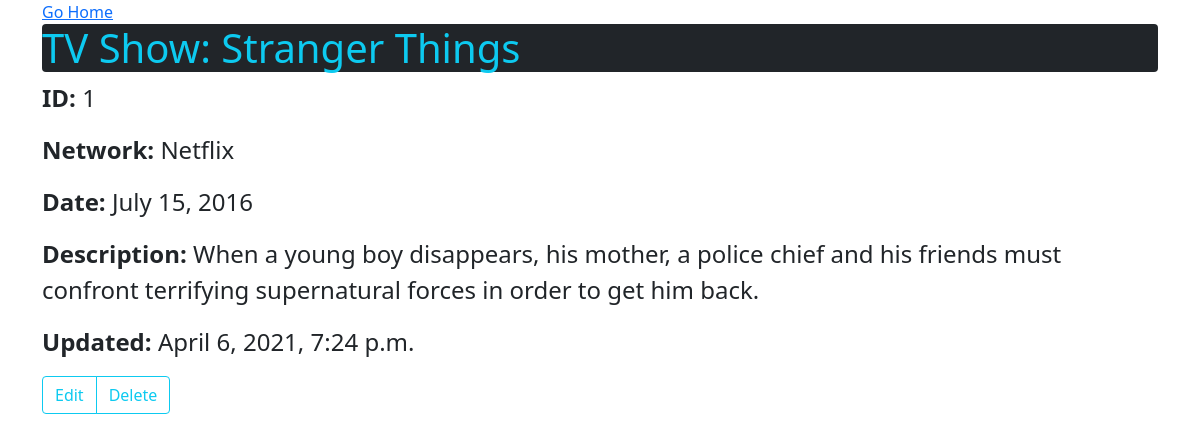
Page /shows/1 on the committed database.
### tv_shows_app/models.py (models this page shows)
class Show(models.Model):
    title = models.CharField(max_length= 255)
    network = models.CharField(max_length= 45)
    release_date = models.DateField()
    desc = models.TextField()
    created_at = models.DateTimeField(auto_now_add=True)
    updated_at = models.DateTimeField(auto_now=True)
    objects = ShowManager()

### tv_shows_app/views.py (the view)
# urls.py: path('shows/<int:showId>', views.show_info, name='show_info'),
def show_info(request, showId):
    thisShow = Show.objects.get(id= showId)
    context = {
        "thisShow": thisShow
    }
    return render(request, 'show_info.html', context)

### tv_shows_app/templates/show_info.html (shortened to what this page needs)
<!DOCTYPE html>
<html lang="en">
<head>
    <link href="https://cdn.jsdelivr.net/npm/bootstrap@5.0.0-beta3/dist/css/bootstrap.min.css" rel="stylesheet">
</head>
<body>
    <div id="wrapper">
        <div class="container">
            <a href="{% url 'index' %}"">Go Home</a>
            <div class="info">
                <h1 class="text-info bg-dark rounded">TV Show: {{thisShow.title}}</h1>
                <div class="fs-4">
                    <p><strong>ID: </strong>{{thisShow.id}}</p>
                    <p><strong>Network: </strong>{{thisShow.network}}</p>
                    <p><strong>Date: </strong>{{thisShow.release_date}}</p>
                    <p><strong>Description: </strong>{{thisShow.desc}}</p>
                    <p><strong>Updated: </strong>{{thisShow.updated_at}}</p>
                </div>
                <nav class="btn-group">
                    <a href="{% url 'edit_show' showId=thisShow.id %}" class="btn btn-outline-info" aria-current= "page">Edit</a>
                    <a href="{% url 'delete_show' showId=thisShow.id %}" class="btn btn-outline-info">Delete</a>
                </nav>
            </div>
        </div>
    </div>
</body>
</html>

### rows in the picture
Show: title "Stranger Things", id "1", network "Netflix", release_date "July 15, 2016", desc "When a young boy disappears, his mother, a police chief and his friends must confront terrifying supernatural forces in order to get him back.", updated_at "April 6, 2021, 7:24 p.m."
